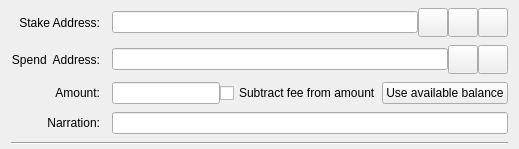
  <widget class="QFrame" name="SendCoins_cs">
   <property name="toolTip">
    <string>This is a payment to a coldstake script.</string>
   </property>
   <property name="frameShape">
    <enum>QFrame::NoFrame</enum>
   </property>
   <layout class="QGridLayout" name="gridLayout_cs">
    <property name="topMargin">
     <number>8</number>
    </property>
    <property name="bottomMargin">
     <number>4</number>
    </property>
    <property name="horizontalSpacing">
     <number>12</number>
    </property>
    <property name="verticalSpacing">
     <number>8</number>
    </property>
    <item row="3" column="1">
     <layout class="QHBoxLayout" name="horizontalLayoutAmount_cs" stretch="0,1,0">
      <item>
       <widget class="BitcoinAmountField" name="payAmount_cs"/>
      </item>
      <item>
       <widget class="QCheckBox" name="checkboxSubtractFeeFromAmount_cs">
        <property name="toolTip">
         <string>The fee will be deducted from the amount being sent. The recipient will receive less tipstream than you enter in the amount field. If multiple recipients are selected, the fee is split equally.</string>
        </property>
        <property name="text">
         <string>Subtract fee from amount</string>
        </property>
       </widget>
      </item>
      <item>
       <widget class="QPushButton" name="useAvailableBalanceButton_cs">
        <property name="text">
         <string>Use available balance</string>
        </property>
       </widget>
      </item>
     </layout>
    </item>
    <item row="1" column="0">
     <widget class="QLabel" name="spendAddrLabel">
      <property name="text">
       <string>Spend  Address:</string>
      </property>
      <property name="alignment">
       <set>Qt::AlignRight|Qt::AlignTrailing|Qt::AlignVCenter</set>
      </property>
      <property name="buddy">
       <cstring>addAsLabel</cstring>
      </property>
     </widget>
    </item>
    <item row="4" column="1">
     <widget class="QLineEdit" name="edtNarration_cs">
      <property name="toolTip">
       <string>A short message sent over the TipStream network, encrypted if sending to a stealth address or in a blind or anon transaction.</string>
      </property>
      <property name="maxLength">
       <number>24</number>
      </property>
     </widget>
    </item>
    <item row="1" column="1">
     <layout class="QHBoxLayout" name="payToLayout2_cs">
      <property name="spacing">
       <number>0</number>
      </property>
      <item>
       <widget class="QValidatedLineEdit" name="spendAddr">
        <property name="toolTip">
         <string>The TipStream address that will be able to spend the output (must be 256bit)</string>
        </property>
       </widget>
      </item>
      <item>
       <widget class="QToolButton" name="addressBookButton2_cs">
        <property name="toolTip">
         <string>Choose previously used address</string>
        </property>
        <property name="text">
         <string/>
        </property>
        <property name="icon">
         <iconset resource="../bitcoin.qrc">
          <normaloff>:/icons/address-book</normaloff>:/icons/address-book</iconset>
        </property>
        <property name="iconSize">
         <size>
          <width>22</width>
          <height>22</height>
         </size>
        </property>
        <property name="shortcut">
         <string>Alt+A</string>
        </property>
       </widget>
      </item>
      <item>
       <widget class="QToolButton" name="pasteButton2_cs">
        <property name="toolTip">
         <string>Paste address from clipboard</string>
        </property>
        <property name="text">
         <string/>
        </property>
        <property name="icon">
         <iconset resource="../bitcoin.qrc">
          <normaloff>:/icons/editpaste</normaloff>:/icons/editpaste</iconset>
        </property>
        <property name="iconSize">
         <size>
          <width>22</width>
          <height>22</height>
         </size>
        </property>
        <property name="shortcut">
         <string>Alt+P</string>
        </property>
       </widget>
      </item>
     </layout>
    </item>
    <item row="5" column="0" colspan="2">
     <widget class="Line" name="line_cs">
      <property name="orientation">
       <enum>Qt::Horizontal</enum>
      </property>
     </widget>
    </item>
    <item row="3" column="0">
     <widget class="QLabel" name="amountLabel_cs">
      <property name="text">
       <string>Amount:</string>
      </property>
      <property name="alignment">
       <set>Qt::AlignRight|Qt::AlignTrailing|Qt::AlignVCenter</set>
      </property>
      <property name="buddy">
       <cstring>payAmount_cs</cstring>
      </property>
     </widget>
    </item>
    <item row="0" column="0">
     <widget class="QLabel" name="stakeAddrLabel">
      <property name="text">
       <string>Stake Address:</string>
      </property>
      <property name="alignment">
       <set>Qt::AlignRight|Qt::AlignTrailing|Qt::AlignVCenter</set>
      </property>
      <property name="buddy">
       <cstring>stakeAddr</cstring>
      </property>
     </widget>
    </item>
    <item row="4" column="0">
     <widget class="QLabel" name="lblNarration_cs">
      <property name="text">
       <string>Narration:</string>
      </property>
      <property name="alignment">
       <set>Qt::AlignRight|Qt::AlignTrailing|Qt::AlignVCenter</set>
      </property>
      <property name="buddy">
       <cstring>edtNarration_cs</cstring>
      </property>
     </widget>
    </item>
    <item row="0" column="1">
     <layout class="QHBoxLayout" name="payToLayout_cs">
      <property name="spacing">
       <number>0</number>
      </property>
      <item>
       <widget class="QValidatedLineEdit" name="stakeAddr">
        <property name="toolTip">
         <string>The TipStream address that will be able to stake the output</string>
        </property>
       </widget>
      </item>
      <item>
       <widget class="QToolButton" name="addressBookButton_cs">
        <property name="toolTip">
         <string>Choose previously used address</string>
        </property>
        <property name="text">
         <string/>
        </property>
        <property name="icon">
         <iconset resource="../bitcoin.qrc">
          <normaloff>:/icons/address-book</normaloff>:/icons/address-book</iconset>
        </property>
        <property name="iconSize">
         <size>
          <width>22</width>
          <height>22</height>
         </size>
        </property>
        <property name="shortcut">
         <string>Alt+A</string>
        </property>
       </widget>
      </item>
      <item>
       <widget class="QToolButton" name="pasteButton_cs">
        <property name="toolTip">
         <string>Paste address from clipboard</string>
        </property>
        <property name="text">
         <string/>
        </property>
        <property name="icon">
         <iconset resource="../bitcoin.qrc">
          <normaloff>:/icons/editpaste</normaloff>:/icons/editpaste</iconset>
        </property>
        <property name="iconSize">
         <size>
          <width>22</width>
          <height>22</height>
         </size>
        </property>
        <property name="shortcut">
         <string>Alt+P</string>
        </property>
       </widget>
      </item>
      <item>
       <widget class="QToolButton" name="deleteButton_cs">
        <property name="toolTip">
         <string>Remove this entry</string>
        </property>
        <property name="text">
         <string/>
        </property>
        <property name="icon">
         <iconset resource="../bitcoin.qrc">
          <normaloff>:/icons/remove</normaloff>:/icons/remove</iconset>
        </property>
        <property name="iconSize">
         <size>
          <width>22</width>
          <height>22</height>
         </size>
        </property>
       </widget>
      </item>
     </layout>
    </item>
   </layout>
  </widget>
